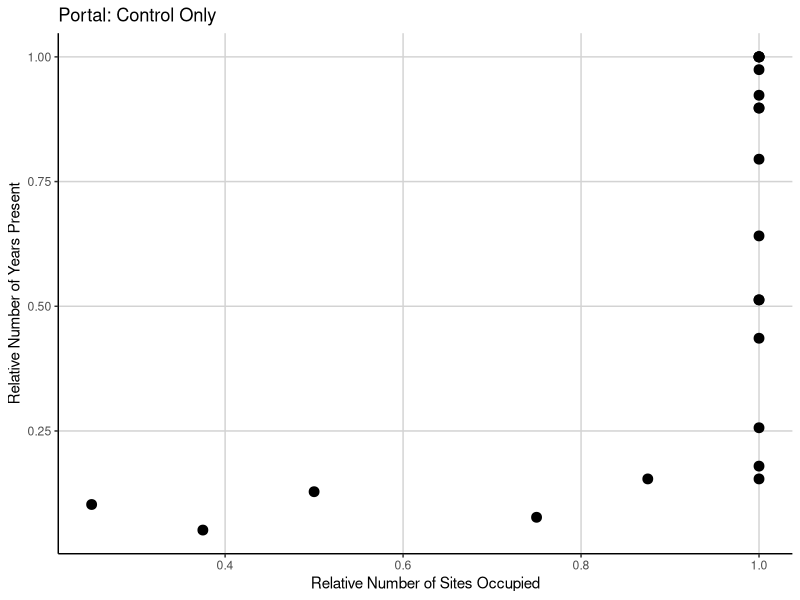
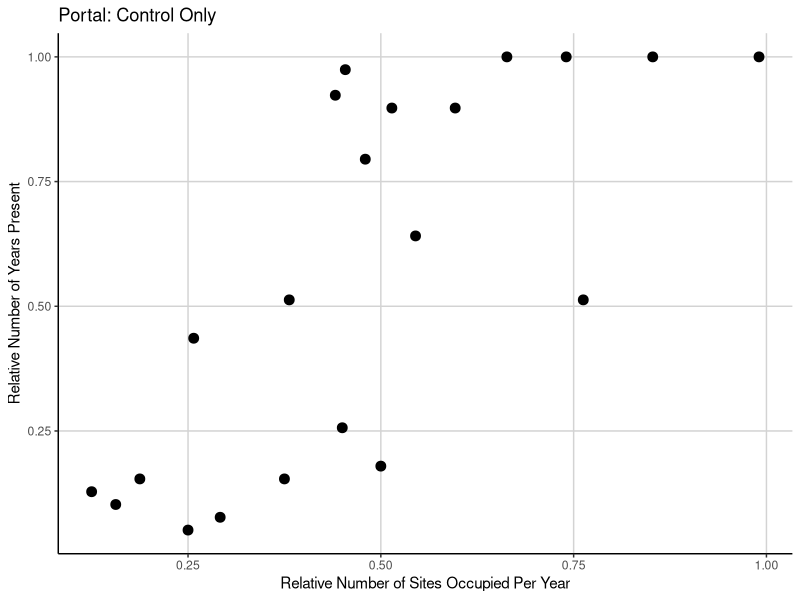
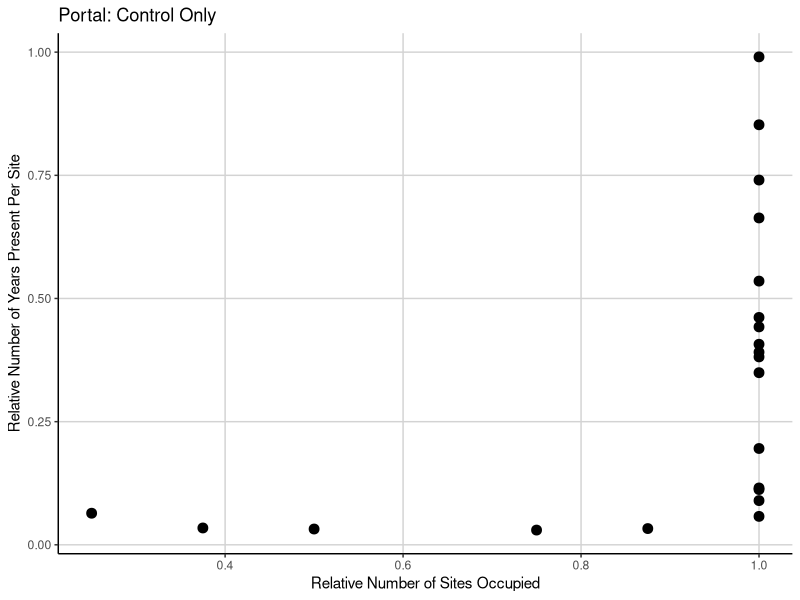
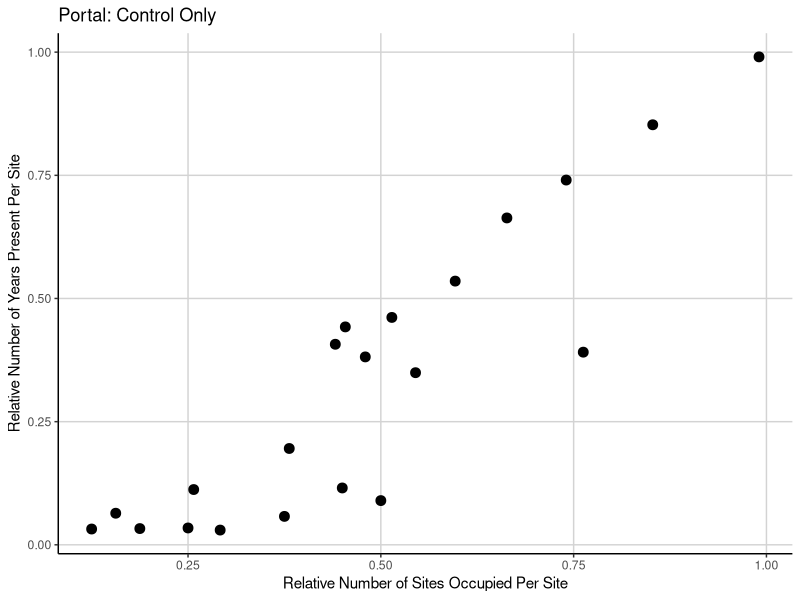
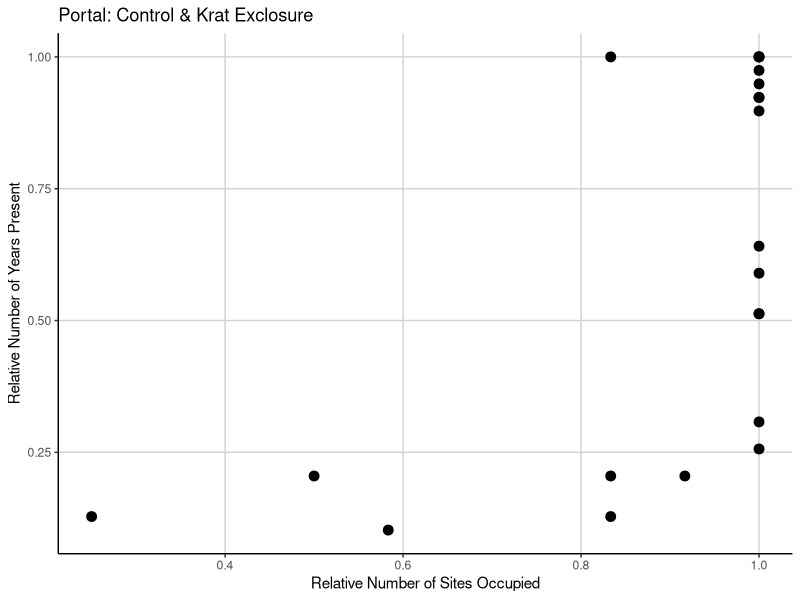
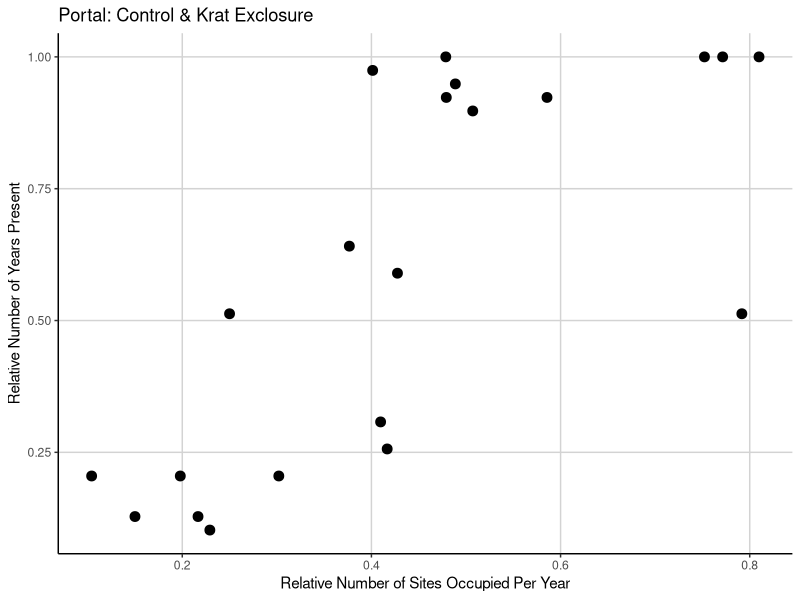
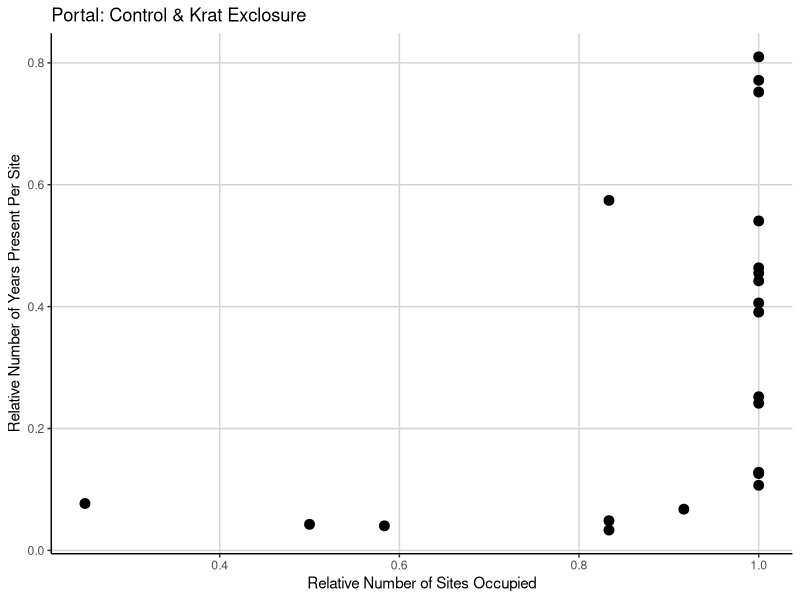
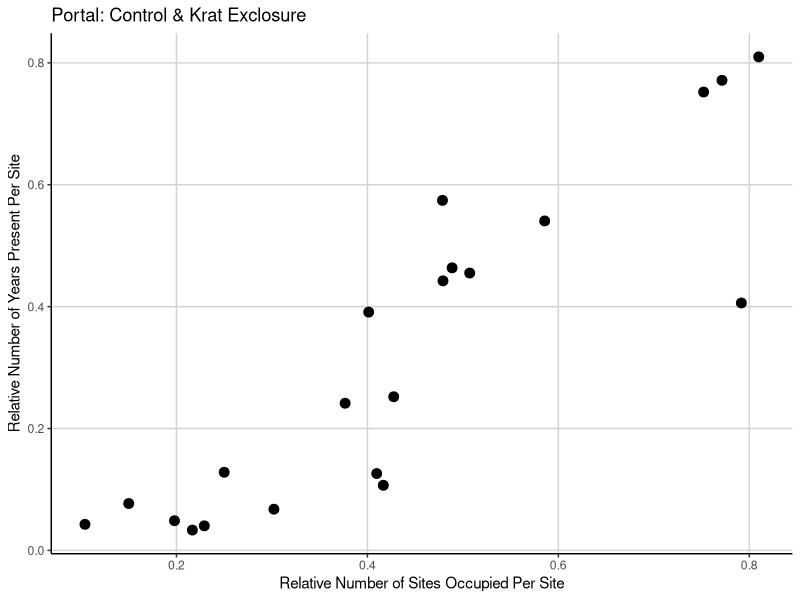

Reproduce these figures in R, in order.
# Core-satellite-transient with Portal data
# Feb 17, 2016
# Ellen Bledsoe

# download libraries
library(dplyr)
library(ggplot2)

# read files

species <- read.csv("data/Rodents/species_portal.csv", header = TRUE, na.strings = c(""))
surveys <- read.csv("data/Rodents/surveys.csv", header = TRUE, na.strings = c(""))

# get only known rodents
rodents <- select(species, New.Code, Rodent) %>% 
           filter(Rodent == 1)
known_rodents <- select(rodents, New.Code) %>% 
                 filter(New.Code != 'DX', New.Code != 'NX',
                        New.Code != 'OX', New.Code != 'PX',
                        New.Code != 'RX', New.Code != 'SX', New.Code != 'UR')
colnames(known_rodents)[1] <- "species"

# get relevant survey periods & only control plots
surveys_control <- surveys %>% 
                   filter(period > 0 & period <= 436,
                          plot == '2' | plot == '4' | plot == '8' | plot == '11' |
                          plot == '12' | plot == '14' | plot == '17' | plot == '22')

portal <- semi_join(surveys_control, known_rodents, by = "species")

### calculating relative years and relative sites 

colnames(portal)[4] <- "year"
port_data <- select(portal, year, plot, species) %>% 
             group_by(species, year, plot) %>% 
             arrange(species, year, plot) %>% 
             summarise(count = n())

# number of years in which species occur overall

port_years <- select(port_data, species, year) %>% 
              group_by(species, year) %>% 
              summarise(year_count = n())
port_years_count <- select(port_years, species) %>% 
                    group_by(species) %>% 
                    summarise(years = n())

total_years <- length(unique(port_data$year))

port_years_count <- mutate(port_years_count, rel_years = years/total_years)

# number of sites in which species occur overall

port_plots <- select(port_data, species, plot) %>% 
              group_by(species, plot) %>% 
              summarise(plot_count = n())
port_plots_count <- select(port_plots, species) %>% 
                    group_by(species) %>% 
                    summarise(plots = n())

total_plots <- length(unique(port_data$plot))

port_plots_count <- mutate(port_plots_count, rel_sites = plots/total_plots)

# average relative number of plots per year

port_data1 <- select(portal, year, plot, species) %>% 
              group_by(species, year, plot) %>% 
              arrange(species, year, plot) 

port_plots_by_year <- select(port_data1, year, species, plot) %>% 
                      group_by(year, species) %>% 
                      summarise(plot_by_year = n_distinct(plot))

port_rel_plots_by_year <- mutate(port_plots_by_year, rel_plots_by_year = plot_by_year/total_plots)

port_plots_year_species <- port_rel_plots_by_year %>% 
                           group_by(species) %>% 
                           summarize(mean_rel_sites = mean(rel_plots_by_year))

# average relative number of years per plot

port_years_by_plot <- select(port_data1, year, species, plot) %>% 
                      group_by(plot, species) %>% 
                      summarise(years_by_plot = n_distinct(year))

port_rel_years_by_plot <- mutate(port_years_by_plot, rel_years_by_plot = years_by_plot/total_years)

port_years_plot_species <- port_rel_years_by_plot %>% 
                           group_by(species) %>% 
                           summarize(mean_rel_years = mean(rel_years_by_plot))

### combine all relevant data into one dataframe

portal_rel_data <- inner_join(port_years_count, port_plots_count, by = "species")
portal_mean_rel_data <- inner_join(port_years_plot_species, port_plots_year_species, by = "species")
portal_total_rel_data <- inner_join(portal_rel_data, portal_mean_rel_data, by = "species")

### make scatterplots of portal control data

ggplot(portal_total_rel_data, aes(x = rel_sites, y = rel_years)) +
  geom_point(size = 3) +
  xlab("Relative Number of Sites Occupied") + 
  ylab("Relative Number of Years Present") +
  ggtitle("Portal: Control Only") +
  theme(panel.background = element_blank(), 
        axis.line = element_line(colour = "black"), 
        panel.grid.major = element_line(colour = "light gray"))
ggsave(file = "portal_broad_yr_site.png", width = 6, height = 5)

ggplot(portal_total_rel_data, aes(x = mean_rel_sites, y = rel_years)) +
  geom_point(size = 3) +
  xlab("Relative Number of Sites Occupied Per Year") + 
  ylab("Relative Number of Years Present") +
  ggtitle("Portal: Control Only") +
  theme(panel.background = element_blank(), 
        axis.line = element_line(colour = "black"), 
        panel.grid.major = element_line(colour = "light gray"))
ggsave(file = "portal_mean_rel_site.png", width = 6, height = 5)

ggplot(portal_total_rel_data, aes(x = rel_sites, y = mean_rel_years)) +
  geom_point(size = 3) +
  xlab("Relative Number of Sites Occupied") + 
  ylab("Relative Number of Years Present Per Site") +
  ggtitle("Portal: Control Only") +
  theme(panel.background = element_blank(), 
        axis.line = element_line(colour = "black"), 
        panel.grid.major = element_line(colour = "light gray"))
ggsave(file = "portal_mean_rel_year.png", width = 6, height = 5)

ggplot(portal_total_rel_data, aes(x = mean_rel_sites, y = mean_rel_years)) +
  geom_point(size = 3) +
  xlab("Relative Number of Sites Occupied Per Site") + 
  ylab("Relative Number of Years Present Per Site") +
  ggtitle("Portal: Control Only") +
  theme(panel.background = element_blank(), 
        axis.line = element_line(colour = "black"), 
        panel.grid.major = element_line(colour = "light gray"))
ggsave(file = "portal_mean_rel_year&site.png", width = 6, height = 5)

### everything all over except with long-term krat exclosures included

# get relevant survey periods & only control plots
surveys_control_krat <- surveys %>% 
                        filter(period > 0 & period <= 436,
                               plot == '2' | plot == '4' | plot == '8' | plot == '11' |
                               plot == '12' | plot == '14' | plot == '17' | plot == '22' |
                               plot == '3' | plot == '15' | plot == '19' | plot == '21')

portal1 <- semi_join(surveys_control_krat, known_rodents, by = "species")

# calculating relative years and relative sites 

colnames(portal1)[4] <- "year"
port_data1 <- select(portal1, year, plot, species) %>% 
              group_by(species, year, plot) %>% 
              arrange(species, year, plot) %>% 
              summarise(count = n())

# number of years in which species occur overall

port_years1 <- select(port_data1, species, year) %>% 
               group_by(species, year) %>% 
               summarise(year_count = n())
port_years_count1 <- select(port_years1, species) %>% 
                     group_by(species) %>% 
                     summarise(years = n())

total_years <- length(unique(port_data$year))

port_years_count1 <- mutate(port_years_count1, rel_years = years/total_years)

# number of sites in which species occur overall

port_plots1 <- select(port_data1, species, plot) %>% 
               group_by(species, plot) %>% 
               summarise(plot_count = n())
port_plots_count1 <- select(port_plots1, species) %>% 
                     group_by(species) %>% 
                     summarise(plots = n())

total_plots1 <- length(unique(port_data1$plot))

port_plots_count1 <- mutate(port_plots_count1, rel_sites = plots/total_plots1)

# average relative number of plots per year

port_data1 <- select(portal1, year, plot, species) %>% 
              group_by(species, year, plot) %>% 
              arrange(species, year, plot) 

port_plots_by_year1 <- select(port_data1, year, species, plot) %>% 
                       group_by(year, species) %>% 
                       summarise(plot_by_year = n_distinct(plot))

port_rel_plots_by_year1 <- mutate(port_plots_by_year1, rel_plots_by_year = plot_by_year/total_plots1)

port_plots_year_species1 <- port_rel_plots_by_year1 %>% 
                            group_by(species) %>% 
                            summarize(mean_rel_sites = mean(rel_plots_by_year))

# average relative number of years per plot

port_years_by_plot1 <- select(port_data1, year, species, plot) %>% 
                       group_by(plot, species) %>% 
                       summarise(years_by_plot = n_distinct(year))

port_rel_years_by_plot1 <- mutate(port_years_by_plot1, rel_years_by_plot = years_by_plot/total_years)

port_years_plot_species1 <- port_rel_years_by_plot1 %>% 
                            group_by(species) %>% 
                            summarize(mean_rel_years = mean(rel_years_by_plot))

### combine all relevant data into one dataframe

portal_rel_data1 <- inner_join(port_years_count1, port_plots_count1, by = "species")
portal_mean_rel_data1 <- inner_join(port_years_plot_species1, port_plots_year_species1, by = "species")
portal_total_rel_data1 <- inner_join(portal_rel_data1, portal_mean_rel_data1, by = "species")

### make scatterplots of portal control data

ggplot(portal_total_rel_data1, aes(x = rel_sites, y = rel_years)) +
  geom_point(size = 3) +
  xlab("Relative Number of Sites Occupied") + 
  ylab("Relative Number of Years Present") +
  ggtitle("Portal: Control & Krat Exclosure") +
  theme(panel.background = element_blank(), 
        axis.line = element_line(colour = "black"), 
        panel.grid.major = element_line(colour = "light gray"))
ggsave(file = "portal1_broad_yr_site.png", width = 6, height = 5)

ggplot(portal_total_rel_data1, aes(x = mean_rel_sites, y = rel_years)) +
  geom_point(size = 3) +
  xlab("Relative Number of Sites Occupied Per Year") + 
  ylab("Relative Number of Years Present") +
  ggtitle("Portal: Control & Krat Exclosure") +
  theme(panel.background = element_blank(), 
        axis.line = element_line(colour = "black"), 
        panel.grid.major = element_line(colour = "light gray"))
ggsave(file = "portal1_mean_rel_site.png", width = 6, height = 5)

ggplot(portal_total_rel_data1, aes(x = rel_sites, y = mean_rel_years)) +
  geom_point(size = 3) +
  xlab("Relative Number of Sites Occupied") + 
  ylab("Relative Number of Years Present Per Site") +
  ggtitle("Portal: Control & Krat Exclosure") +
  theme(panel.background = element_blank(), 
        axis.line = element_line(colour = "black"), 
        panel.grid.major = element_line(colour = "light gray"))
ggsave(file = "portal1_mean_rel_year.png", width = 6, height = 5)

ggplot(portal_total_rel_data1, aes(x = mean_rel_sites, y = mean_rel_years)) +
  geom_point(size = 3) +
  xlab("Relative Number of Sites Occupied Per Site") + 
  ylab("Relative Number of Years Present Per Site") +
  ggtitle("Portal: Control & Krat Exclosure") +
  theme(panel.background = element_blank(), 
        axis.line = element_line(colour = "black"), 
        panel.grid.major = element_line(colour = "light gray"))
ggsave(file = "portal1_mean_rel_year&site.png", width = 6, height = 5)
